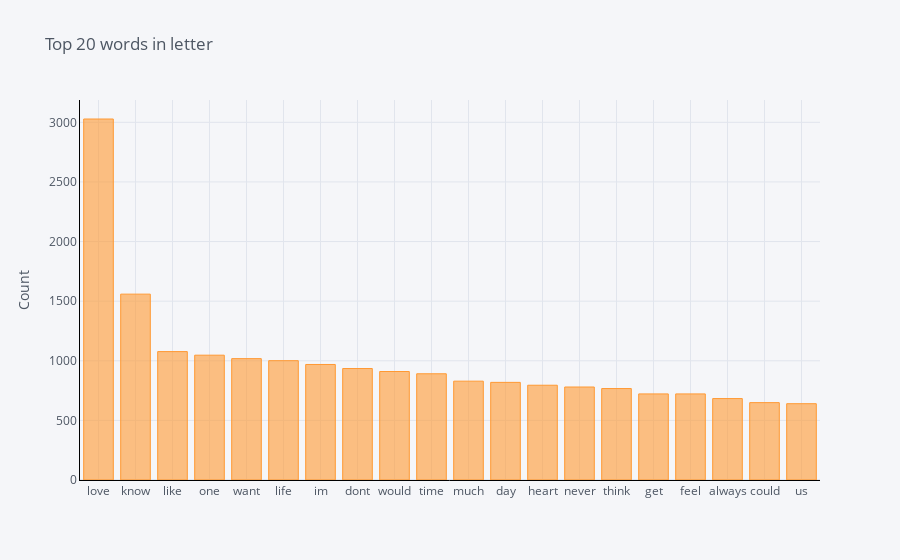

Source (notebook cell):
### Code cell
#Function to get top n words
def get_top_n_words(corpus, n=None):
    vec = CountVectorizer().fit(corpus)
    bag_of_words = vec.transform(corpus)
    sum_words = bag_of_words.sum(axis=0) 
    words_freq = [(word, sum_words[0, idx]) for word, idx in vec.vocabulary_.items()]
    words_freq =sorted(words_freq, key = lambda x: x[1], reverse=True)
    return words_freq[:n]

#Calling function and return only top 20 words
common_words = get_top_n_words(clean_letter['text'], 20)

#Printing the word and frequency
for word, freq in common_words:
    print(word, freq)

#Creating the dataframe of word and frequency
df = pd.DataFrame(common_words, columns = ['news' , 'count'])

#Group by words and plot the sum
df.groupby('news').sum()['count'].sort_values(ascending=False).iplot(
    kind='bar', yTitle='Count', linecolor='black', title='Top 20 words in letter')

### Figure 1 — Plotly figure (JSON) as saved in the notebook; plotly's stock layout.template omitted (floating-point values rounded to 4 significant figures)
{"data": [{"marker": {"color": "rgba(255, 153, 51, 0.6)", "line": {"color": "rgba(255, 153, 51, 1.0)", "width": 1}}, "name": "count", "orientation": "v", "text": "", "type": "bar", "x": ["love", "know", "like", "one", "want", "life", "im", "dont", "would", "time", "much", "day", "heart", "never", "think", "get", "feel", "always", "could", "us"], "y": [3028, 1559, 1077, 1047, 1018, 1001, 969, 935, 910, 891, 829, 819, 795, 780, 767, 722, 722, 683, 649, 640]}], "layout": {"legend": {"bgcolor": "#F5F6F9", "font": {"color": "#4D5663"}}, "paper_bgcolor": "#F5F6F9", "plot_bgcolor": "#F5F6F9", "title": {"font": {"color": "#4D5663"}, "text": "Top 20 words in letter"}, "xaxis": {"gridcolor": "#E1E5ED", "linecolor": "black", "showgrid": true, "tickfont": {"color": "#4D5663"}, "title": {"font": {"color": "#4D5663"}, "text": ""}, "zerolinecolor": "#E1E5ED"}, "yaxis": {"gridcolor": "#E1E5ED", "linecolor": "black", "showgrid": true, "tickfont": {"color": "#4D5663"}, "title": {"font": {"color": "#4D5663"}, "text": "Count"}, "zerolinecolor": "#E1E5ED"}}}
